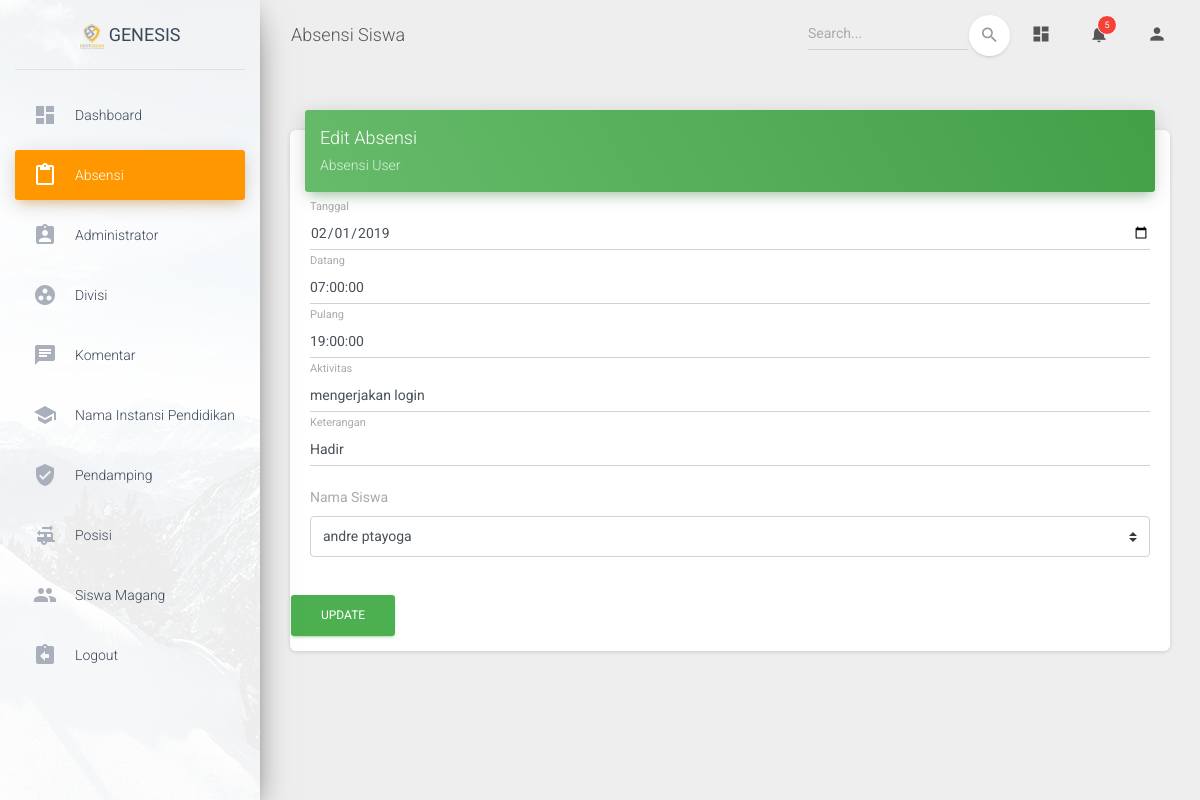
Page /index.php/Admin/Absensi/update/3 on the committed database.
### tables this page shows
CREATE TABLE `absensi` (
  `id_absensi` int(11) NOT NULL,
  `tanggal` date NOT NULL,
  `datang` time NOT NULL,
  `pulang` time NOT NULL,
  `aktivitas` text NOT NULL,
  `keterangan` text NOT NULL,
  `fk_id_siswa` int(11) NOT NULL
);

### application/controllers/Admin/Absensi.php (called while the page is built, shortened)
<?php
class Absensi extends CI_Controller {
	public function __construct()
	{
		$this->load->library('form_validation');
		$this->load->model('AbsensiModel');
		$this->load->helper('form');
	}
	public function update($id)
	{
		$this->form_validation->set_error_delimiters('<p class="text-danger">','</p');
		$this->form_validation->set_rules('tanggal','Tanggal',"required|trim");
		$this->form_validation->set_rules('datang','Datang',"required");
		$this->form_validation->set_rules('pulang','Pulang',"required");
		$this->form_validation->set_rules('aktivitas','aktivitas',"required");
		$this->form_validation->set_rules('keterangan','Keterangan',"required");
		$this->form_validation->set_rules('fk_id_siswa','ID Siswa',"required");
		if ($this->form_validation->run() == FALSE) {
			$data['absensi'] = $this->AbsensiModel->get_id($id);
			$this->load->view('admin/absensi/template/header');
			$this->load->view('admin/absensi/update',$data);
			$this->load->view('admin/absensi/template/footer');
		} else {
			$this->AbsensiModel->update($id);
			redirect('Admin/Absensi','refresh');
		}
	}
}

### index.php (called while the page is built, shortened)
<?php
require_once BASEPATH.'core/CodeIgniter.php';

### application/models/AbsensiModel.php (called while the page is built, shortened)
<?php
class AbsensiModel extends CI_Model {
	public function get_id($id)
	{
		return $this->db->where('id_absensi',$id)->get('absensi')->row(0);
	}
}

### application/views/admin/absensi/update.php (the view, shortened to what this page needs)
<div class="content">
  <div class="container-fluid">
    <div class="row">
      <div class="col-md-12">
        <div class="card">
          <div class="card-header card-header-success">
            <h4 class="card-title ">Edit Absensi</h4>
            <p class="card-category">Absensi User</p>
          </div>
          <div class="card-body">
            <form action="" method="post" enctype="multipart/form-data">
              <div class="form-group">
                <label class="bmd-label-floating">Tanggal</label>
                <input type="date" id="datepicker" name="tanggal" placeholder="Masukan tanggal" class="form-control" value="<?php echo date("Y-m-d",strtotime($absensi->tanggal)) ?>">
              </div>
              <div class="form-group">
                <label class="bmd-label-floating">Datang</label>
                <div class="input-group clockpicker">
                  <input type="text" class="form-control" value="<?php echo $absensi->datang ?>" name="datang">
                </div>
              </div>
              <div class="form-group">
                <label class="bmd-label-floating">Pulang</label>
                <div class="input-group clockpicker">
                  <input type="text" class="form-control" value="<?php echo $absensi->pulang ?>" name="pulang">
                </div>
              </div>
              <div class="form-group">
                <label class="bmd-label-floating">Aktivitas</label>
                <input type="text" id="input-aktivitas" name="aktivitas" class="form-control" value="<?php echo $absensi->aktivitas ?>">
              </div>
              <div class="form-group">
                <label class="bmd-label-floating">Keterangan</label>
                <input type="text" id="input-keterangan" name="keterangan" class="form-control" value="<?php echo $absensi->keterangan ?>">
              </div>
                <div class="form-group">
                  <label for="fk_id_siswa">Nama Siswa</label>
                  <select class="custom-select" name="fk_id_siswa" required>
                    <?php foreach ($this->db->get('siswa_magang')->result_array() as $key => $value): ?>
                    <option value="<?php echo $value['id_siswa'] ?>"><?php echo $value['nama'] ?></option>
                    <?php endforeach ?>
                  </select>
                </div>
              </div>
              <div class="form-group">
                <input class="btn btn-success" type="submit" value="Update">
              </div>
          </div>
        </div>
      </div>
    </div>
  </div>
</div>

### rows in the picture
absensi: tanggal "02/01/2019", datang "07:00:00", pulang "19:00:00", aktivitas "mengerjakan login", keterangan "Hadir"

### other values in the picture
form field fk_id_siswa "andre ptayoga"
